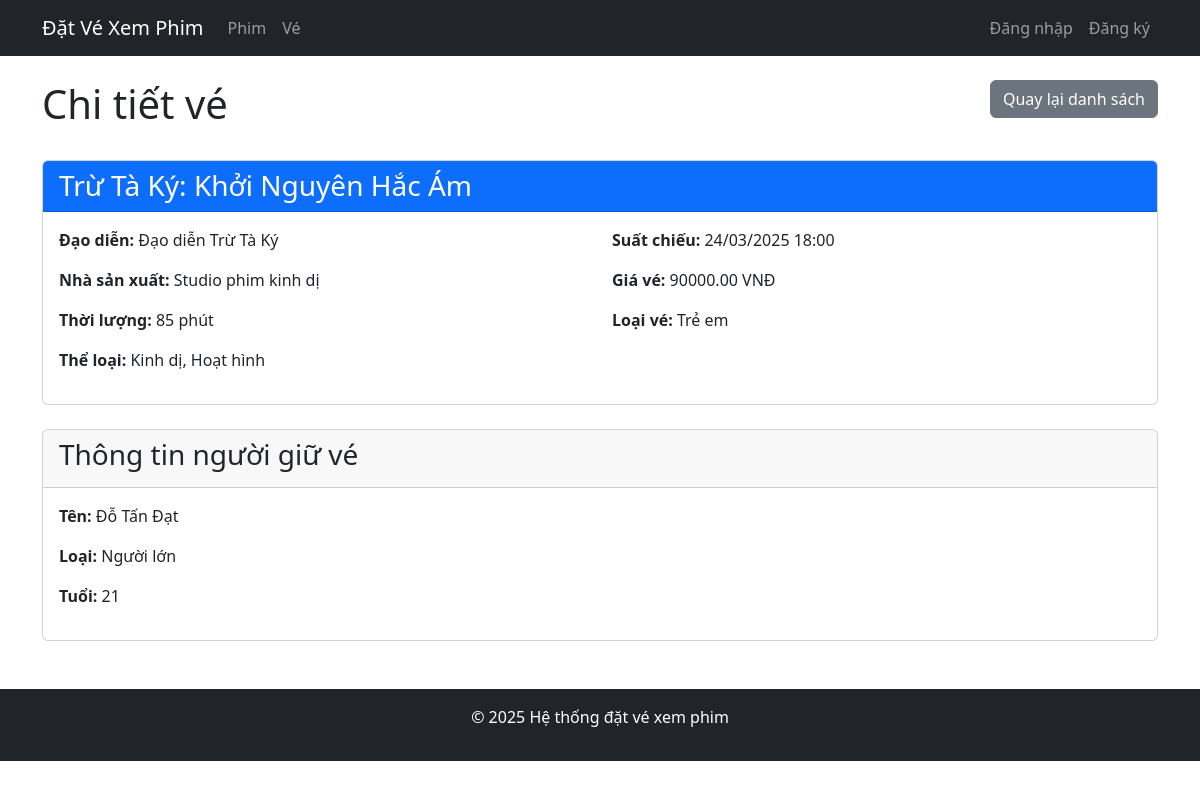
/tickets/18/, run on the app's committed database.
### tickets/models.py (models this page shows, shortened)
class Ticket(models.Model):
    TICKET_TYPES = [
        ('ADULT', 'Người lớn'),
        ('CHILD', 'Trẻ em'),
    ]
    price = models.DecimalField(max_digits=10, decimal_places=2)
    type = models.CharField(max_length=5, choices=TICKET_TYPES)
    showtime = models.DateTimeField()
    movie = models.ForeignKey(Movie, on_delete=models.CASCADE)
    seat_type = models.ForeignKey(SeatType, on_delete=models.SET_NULL, null=True, blank=True)
    seat_number = models.CharField(max_length=10, blank=True, null=True)
    created_at = models.DateTimeField(auto_now_add=True)
    updated_at = models.DateTimeField(auto_now=True)

class TicketHolder(models.Model):
    HOLDER_TYPES = [
        ('ADULT', 'Người lớn'),
        ('CHILD', 'Trẻ em'),
    ]
    name = models.CharField(max_length=200)
    type = models.CharField(max_length=5, choices=HOLDER_TYPES)
    age = models.IntegerField()
    ticket = models.OneToOneField(Ticket, on_delete=models.CASCADE)
    user = models.ForeignKey(settings.AUTH_USER_MODEL, on_delete=models.CASCADE, null=True, blank=True)
    created_at = models.DateTimeField(auto_now_add=True)
    updated_at = models.DateTimeField(auto_now=True)

### movies/models.py (models this page shows, shortened)
class Movie(models.Model):
    title = models.CharField(max_length=200)
    producer = models.CharField(max_length=200)
    duration = models.IntegerField()
    director = models.CharField(max_length=200)
    genre = models.CharField(max_length=100)
    description = models.TextField(blank=True, null=True)
    image = models.ImageField(upload_to='movies/', blank=True, null=True)
    created_at = models.DateTimeField(auto_now_add=True)
    updated_at = models.DateTimeField(auto_now=True)

### tickets/views.py (the view)
# urls.py: path('<int:pk>/', views.ticket_detail, name='ticket_detail'),
def ticket_detail(request, pk):
    ticket = get_object_or_404(Ticket, pk=pk)
    return render(request, 'tickets/ticket_detail.html', {'ticket': ticket})

### templates/tickets/ticket_detail.html (shortened to what this page needs)
{% extends 'base.html' %}
{% block content %}
<div class="row mb-4">
    <div class="col-md-8">
        <h1>Chi tiết vé</h1>
    </div>
    <div class="col-md-4 text-end">
        <a href="{% url 'ticket_list' %}" class="btn btn-secondary">Quay lại danh sách</a>
    </div>
</div>
<div class="card mb-4">
    <div class="card-header bg-primary text-white">
        <h3 class="mb-0">{{ ticket.movie.title }}</h3>
    </div>
    <div class="card-body">
        <div class="row">
            <div class="col-md-6">
                <p><strong>Đạo diễn:</strong> {{ ticket.movie.director }}</p>
                <p><strong>Nhà sản xuất:</strong> {{ ticket.movie.producer }}</p>
                <p><strong>Thời lượng:</strong> {{ ticket.movie.duration }} phút</p>
                <p><strong>Thể loại:</strong> {{ ticket.movie.genre }}</p>
            </div>
            <div class="col-md-6">
                <p><strong>Suất chiếu:</strong> {{ ticket.showtime|date:"d/m/Y H:i" }}</p>
                <p><strong>Giá vé:</strong> {{ ticket.price }} VNĐ</p>
                <p><strong>Loại vé:</strong> {{ ticket.get_type_display }}</p>
            </div>
        </div>
    </div>
</div>
{% if ticket.ticketholder %}
<div class="card mt-4">
    <div class="card-header">
        <h3>Thông tin người giữ vé</h3>
    </div>
    <div class="card-body">
        <p><strong>Tên:</strong> {{ ticket.ticketholder.name }}</p>
        <p><strong>Loại:</strong> {{ ticket.ticketholder.get_type_display }}</p>
        <p><strong>Tuổi:</strong> {{ ticket.ticketholder.age }}</p>
    </div>
</div>
{% endif %}
{% endblock %}

### data on the page
Ticket: movie "Trừ Tà Ký: Khởi Nguyên Hắc Ám", movie.director "Đạo diễn Trừ Tà Ký", movie.producer "Studio phim kinh dị", movie.duration "85", movie.genre "Kinh dị, Hoạt hình", showtime "24/03/2025 18:00", price "90000.00", type "Trẻ em", ticketholder.name "Đỗ Tấn Đạt", ticketholder.type "Người lớn", ticketholder.age "21"
